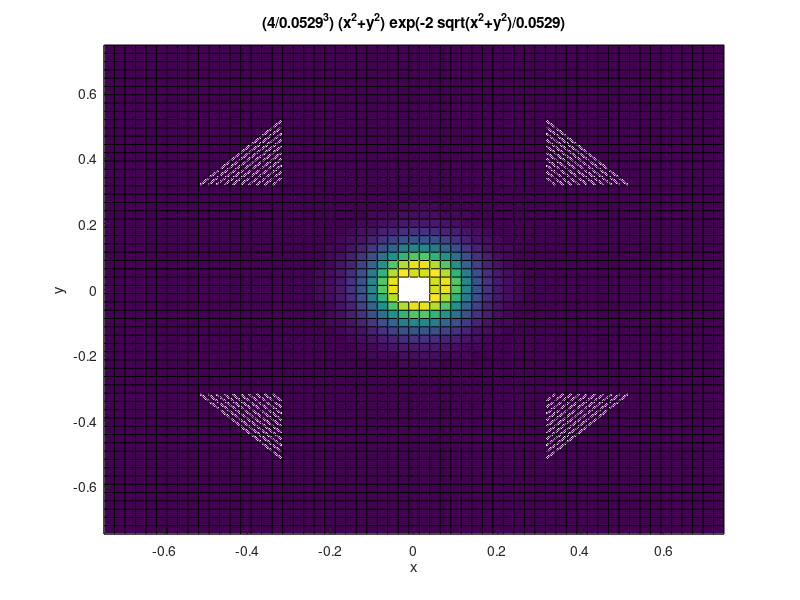

Write the MATLAB code that produced this figure. (Note: this script raises an error after producing the figure.)
%#Para generar la campana
%ezsurfc('(4/0.529^3)*(x^2+y^2)*exp(-2*sqrt(x^2+y^2)/0.529)')

%#Para generar la curvas de nivel
%ezcontour('(4/0.529^3)*(x^2+y^2)*exp(-2*sqrt(x^2+y^2)/0.529)')

%#Para generar curvas de nivel con mapa de calor
hold on 
ezcontour('(4/0.0529^3)*(x^2+y^2)*exp(-2*sqrt(x^2+y^2)/0.0529)');
ezsurfc('(4/0.0529^3)*(x^2+y^2)*exp(-2*sqrt(x^2+y^2)/0.0529)');
hold off  

run
